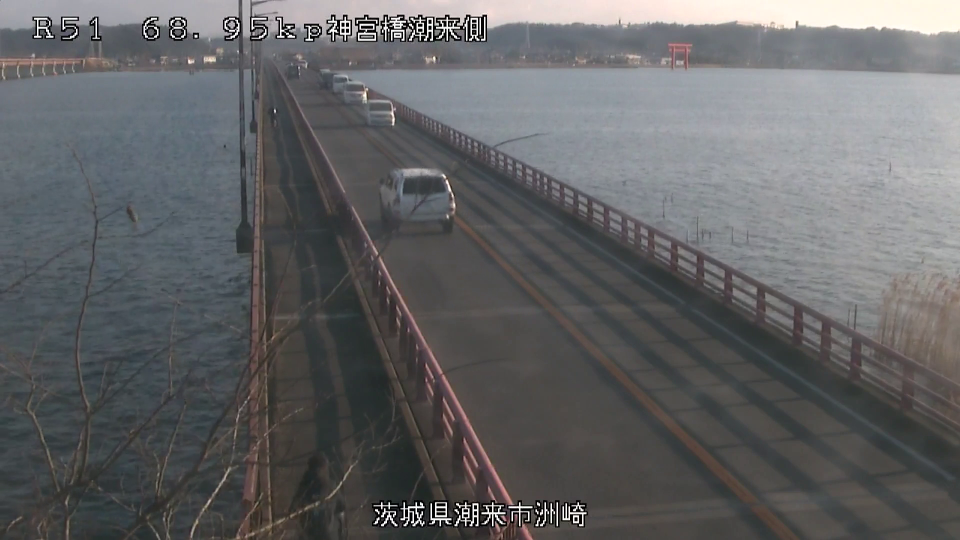
#> input picture thumbnails/Jingubashi.png, 1920 x 1080 px (shown at 1/2 size)
$ python scan.py
#> lines starting #> are read from the running program, lines starting #| are printed output that depends on the picture
### utils/parser.py
import pandas as pd
import numpy as np

def parser(text):
    f = pd.read_csv(text, sep=' ')
    df = pd.DataFrame(f)
    df.columns = ['frame', 'ID', 'x', 'y', 'w', 'h', 'n1', 'n2', 'n3', 'n4', 'n5']
    df = df.drop(columns=["n1", "n2", "n3", "n4", "n5"])
    return df

# [13 lines left out: functions parser_byte, parser_class, not called in this run]

def centerize(df):
    x_min = df['x']
    y_min = df['y']
    w = df['w']
    h = df['h']

    x_c = x_min + w / 2
    y_t = y_min + h

    x_c = x_c.to_numpy()
    y_t = y_t.to_numpy()
    y_t = y_t.astype(int)
    return x_c, y_t

def xy_array(x, y):
    xy = np.stack([x, y], -1)
    return xy

# [7 lines left out: function ids, not called in this run]


### scan.py
import numpy as np
import pandas as pd
import matplotlib.pyplot as plt
import seaborn as sns
import cv2
import argparse

from PIL import Image
from utils.parser import *

def scan(text, image, output):
    # 描画
#> called with text = 'texts/Jingubashi.txt', image = 'thumbnails/Jingubashi.png', output = 'results/scan/Jingubashi_scan.png'
    sns.set()
    sns.set_style('whitegrid', {'grid.kinestyle': '--'})
    sns.set_palette('spring', 8, 0.5)

    im = cv2.imread(image)
#> im is the input picture: shape (1080, 1920, 3); mean B, G, R 101, 99.6, 99
    fig = plt.figure(facecolor="w")
    ax = fig.add_subplot(1, 1, 1, aspect="equal")
    h, w, c = im.shape
#> h = 1080; w = 1920; c = 3

    # データ整形
    df = parser(text)
#> (reads texts/Jingubashi.txt from the repository)
    x_c, y_t = centerize(df)
    #x_c, y_t = xy_array(x_c, y_t)
    #print(min(x_c))

    thresh = 30
    x_data = []
    for i in range(h):
        a = []
        for j in y_t:
            if i-thresh < y_t[j] <= i+thresh:
                a.append(x_c[j])
        #print('{} contains {}'.format(i, a))
        x_data.append(np.average(a))

    y_data = [i for i in range(h)]
#> y_data = 1080 values from 0 to 1079

    sns.lineplot(x=x_data, y=y_data)
    plt.imshow(im, alpha=0.6)
    fig.subplots_adjust(left=0, right=1, bottom=0, top=1)
    plt.savefig(output)
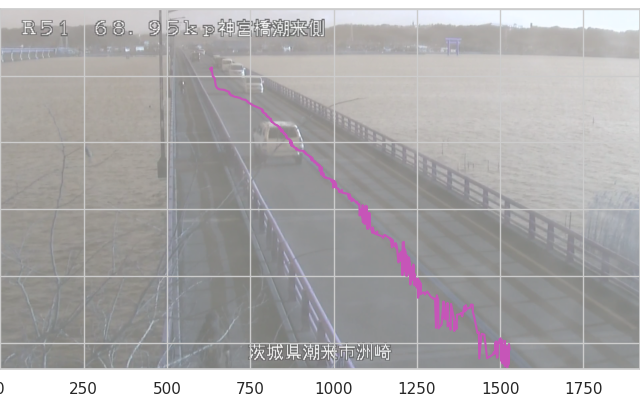
#> figure drawn by matplotlib, 1 panel; B, G, R data is drawn as R, G, B

def parse_opt(opt):
    parser = argparse.ArgumentParser()
    parser.add_argument('--text', type=str, default='texts/Jingubashi.txt', help='text file tracks with DeepSORT')
    parser.add_argument('--image', type=str, default='thumbnails/Jingubashi.png', help='background image of trajectory plot')
    parser.add_argument('--output', type=str, default='results/scan/Jingubashi_scan.png', help='output image name')
    opt = parser.parse_args()
    return opt

if __name__ == '__main__':
    opt = parse_opt(True)
    scan(**vars(opt))
